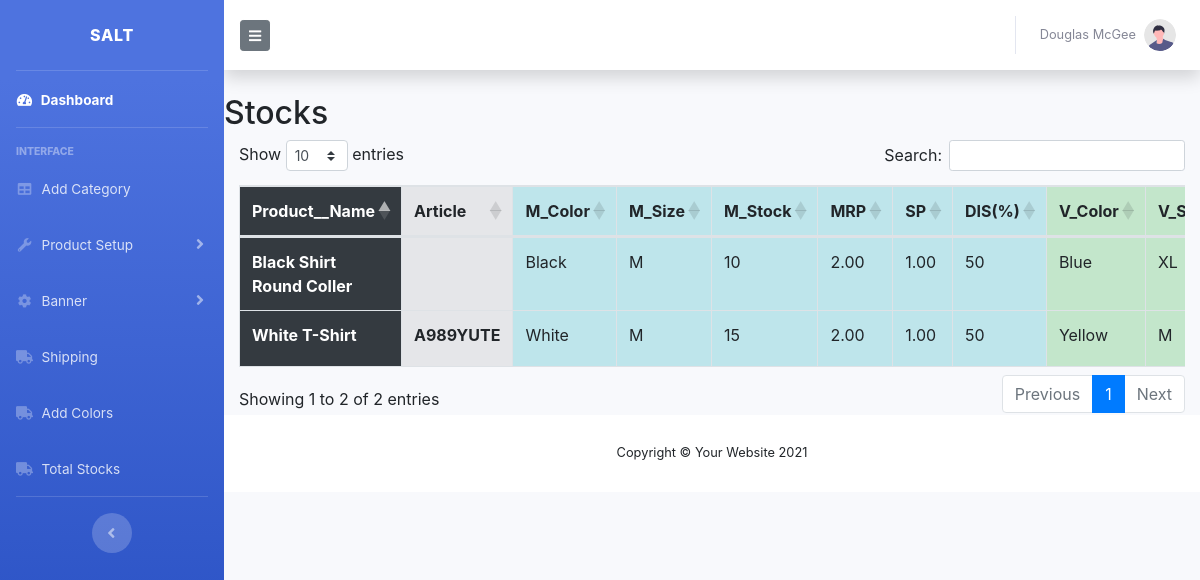
The app's page /show-stocks, older data.
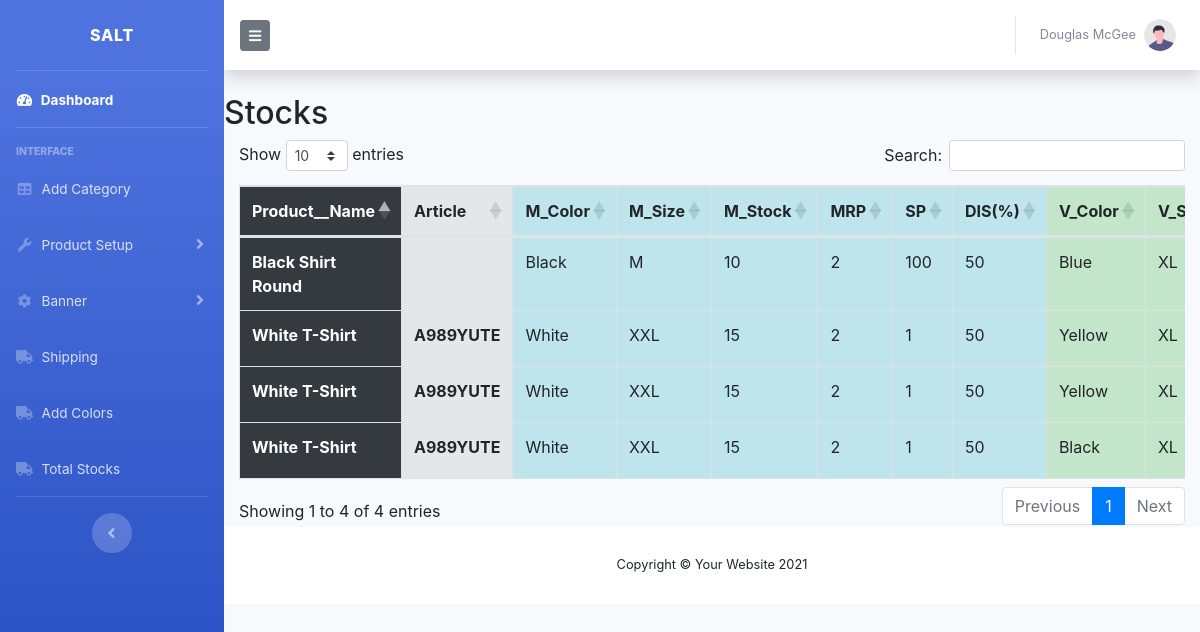
The same page, newer data.
### tables this page shows
CREATE TABLE `tbl_product_variation` (
  `variant_id` int(11) NOT NULL,
  `product_id` int(11) NOT NULL,
  `variation_uuid` varchar(255) NOT NULL,
  `product_uuid` varchar(255) NOT NULL,
  `product_size` varchar(255) NOT NULL,
  `product_size_name` varchar(255) NOT NULL,
  `product_color` varchar(255) NOT NULL,
  `product_color_name` varchar(255) NOT NULL,
  `product_mrp` int(6) NOT NULL,
  `product_selling_price` int(6) NOT NULL,
  `discount_percentage` int(2) NOT NULL,
  `product_quantity` int(11) NOT NULL,
  `created_at` timestamp(6) NOT NULL DEFAULT current_timestamp(6) ON UPDATE current_timestamp(6),
  `isDeleted` int(2) NOT NULL,
  `isActive` int(2) NOT NULL DEFAULT 1,
  `status` int(2) NOT NULL DEFAULT 1
);

CREATE TABLE `tbl_main_product` (
  `product_id` int(12) NOT NULL,
  `product_uuid` varchar(255) NOT NULL,
  `product_name` varchar(255) NOT NULL,
  `slug_product` varchar(255) NOT NULL,
  `brand_name` varchar(25) NOT NULL,
  `article_no` varchar(100) NOT NULL,
  `parent_cat_id` int(2) NOT NULL,
  `child_cat_id` int(2) NOT NULL,
  `slug_cat_child` varchar(255) DEFAULT NULL,
  `product_main_image` varchar(255) NOT NULL,
  `product_short_description` varchar(255) NOT NULL,
  `product_long_description` varchar(255) NOT NULL,
  `product_size` varchar(255) NOT NULL,
  `product_size_name` varchar(255) NOT NULL,
  `product_color` varchar(255) NOT NULL,
  `product_color_name` varchar(255) NOT NULL,
  `product_quantity` int(100) NOT NULL,
  `product_mrp` int(6) NOT NULL,
  `product_selling_price` int(6) NOT NULL,
  `discount_percentage` int(2) NOT NULL,
  `created_at` timestamp(6) NOT NULL DEFAULT current_timestamp(6) ON UPDATE current_timestamp(6),
  `updated_at` timestamp(6) NOT NULL DEFAULT '0000-00-00 00:00:00.000000',
  `status` int(2) NOT NULL DEFAULT 1,
  `isActive` int(2) NOT NULL DEFAULT 1
);

### application/controllers/Admin/Admin_Controller.php (called while the page is built, shortened)
<?php
class Admin_Controller extends CI_Controller {
	function __construct() {
		$this->load->helper('url');
        $this->load->model('Admin_model');
	}
	public function show_total_stocks(){
		$data['total_stocks'] = $this->Admin_model->total_stocks();
		$this->load->view('admin/header');
		$this->load->view('admin/side_nav');
		$this->load->view('admin/top_nav');
		$this->load->view('admin/total_stocks', $data);
		$this->load->view('admin/footer');
	}
}

### index.php (called while the page is built, shortened)
<?php
require_once BASEPATH.'core/CodeIgniter.php';

### application/models/Admin_model.php (called while the page is built, shortened)
<?php
 class Admin_Model extends CI_Model{
    public function total_stocks()
    {
        $query = "SELECT
                    mp.product_uuid,
                    mp.product_name,
                    mp.article_no,
                    pv.variation_uuid,
                    (mp.product_color_name) AS main_color,
                    (mp.product_size_name) As main_size,
                    (mp.product_quantity) AS main_stocks,
                    (mp.product_mrp) AS main_mrp,
                    (mp.product_selling_price) AS main_sp,
                    (mp.discount_percentage) AS main_discount,
                    (pv.product_color_name)AS color_v,
                    (pv.product_size_name) As size_v,
                    (pv.product_quantity) AS stocks_v,
                    (pv.product_mrp) AS mrp_v,
                    (pv.product_selling_price) AS sp_v,
                    (pv.discount_percentage) AS discount_v
                    FROM tbl_main_product AS mp INNER JOIN
                    tbl_product_variation AS pv
                    ON mp.product_uuid = pv.product_uuid";
        $q = $this->db->query($query);
        if ($q->num_rows() > 0) {
            return $q->result_array();
        }
        else {
            return NULL;
        }
    }
}

### application/views/admin/total_stocks.php (the view, shortened to what this page needs)
<!DOCTYPE html>
<html lang="en">
<head>
    <h2>Stocks</h2>
    <link rel="stylesheet" href="https://cdnjs.cloudflare.com/ajax/libs/twitter-bootstrap/4.5.2/css/bootstrap.css">
    <link rel="stylesheet" href="https://cdn.datatables.net/1.13.4/css/dataTables.bootstrap4.min.css">
</head>
<body>
<div class='container-fluid'>
<div class="table-responsive">
<table class="table  table-bordered"  id="example" style="width:100%">
  <thead>
    <tr>
      <th scope="col" class="table-dark">Product__Name</th>
      <th scope="col" class="table-active">Article</th>
      <th scope="col" class='table-info'>M_Color</th>
      <th scope="col" class='table-info'>M_Size</th>
      <th scope="col" class='table-info'>M_Stock</th>
      <th scope="col" class='table-info'>MRP</th>
      <th scope="col" class='table-info'>SP</th>
      <th scope="col" class='table-info'>DIS(%)</th>
      <th scope="col" class='table-success'>V_Color</th>
      <th scope="col" class='table-success'>V_Size</th>
    </tr>
  </thead>
  <tbody>
  <?php
    if(isset($total_stocks)){
        foreach($total_stocks as $stock):
    ?>
    <tr>
      <th scope="row" class="table-dark"><?= $stock['product_name']; ?></th>
      <th scope="row" class="table-active"><?= $stock['article_no']; ?></th>
      <td class='table-info'><?= $stock['main_color']; ?></td>
      <td class='table-info'><?= $stock['main_size']; ?></td>
      <td class='table-info'><?= $stock['main_stocks']; ?></td>
      <td class='table-info'><?= $stock['main_mrp']; ?></td>
      <td class='table-info'><?= $stock['main_sp']; ?></td>
      <td class='table-info'><?= $stock['main_discount']; ?></td>
      <td class='table-success'><?= $stock['color_v']; ?></td>
      <td class='table-success'><?= $stock['size_v']; ?></td>
    </tr>
    <?php endforeach; } ?>
  </tbody>
</table>
</div>
</div>
</body>
</html>

### application/views/admin/header.php (shortened to what this page needs)
<!DOCTYPE html>
<html lang="en">
<head>
    <link rel="stylesheet" href="https://cdnjs.cloudflare.com/ajax/libs/font-awesome/5.15.3/css/all.min.css" />
    <link rel="stylesheet" href="https://cdnjs.cloudflare.com/ajax/libs/font-awesome/5.15.3/css/fontawesome.min.css" />
    <link href="<?= base_url('assets/vendor/fontawesome-free/css/all.min.css'); ?>" rel="stylesheet" type="text/css">
    <link href="<?= base_url('assets/css/sb-admin-2.min.css'); ?>" rel="stylesheet">
</head>

### application/views/admin/side_nav.php (shortened to what this page needs)
<body id="page-top">
    <div id="wrapper">
        <div id="sideNav_menu" style="background-color:#224abe;">
        <ul class="navbar-nav bg-gradient-primary sidebar sidebar-dark accordion" id="accordionSidebar">
            <a class="sidebar-brand d-flex align-items-center justify-content-center"
            href="<?= base_url('/'); ?>">
                <div class="sidebar-brand-text mx-3">Salt</div>
            </a>
            <hr class="sidebar-divider my-0">
            <li class="nav-item active">
                <a class="nav-link" href="<?= base_url('admin'); ?>" >
                    <i class="fas fa-fw fa-tachometer-alt"></i>
                    <span>Dashboard</span></a>
            </li>
            <hr class="sidebar-divider">
            <div class="sidebar-heading">
                Interface
            </div>
            <li class="nav-item">
                <a class="nav-link" href="<?= base_url('add-categories'); ?>">
                    <i class="fas fa-fw fa-table"></i>
                    <span>Add Category</span>
                </a>
            </li>
            <li class="nav-item">
                <a class="nav-link collapsed" href="#" data-toggle="collapse" data-target="#collapseUtilities"
                    aria-expanded="true" aria-controls="collapseUtilities">
                    <i class="fas fa-fw fa-wrench"></i>
                    <span>Product Setup</span>
                </a>
            </li>
            <li class="nav-item">
                <a class="nav-link collapsed" href="#" data-toggle="collapse" data-target="#collapseTwo"
                    aria-expanded="true" aria-controls="collapseTwo">
                    <i class="fas fa-fw fa-cog"></i>
                    <span>Banner</span>
                </a>
            </li>
            <li class="nav-item">
                <a class="nav-link" href="<?= base_url('show-shipping'); ?>">
                <i class="fas fa-regular fa-truck"></i>
                    <span>Shipping</span>
                </a>
            </li>
            <li class="nav-item">
                <a class="nav-link" href="<?= base_url('show-stocks'); ?>">
                <i class="fas fa-regular fa-truck"></i>
                    <span>Add Colors</span>
                </a>
            </li>
            <li class="nav-item">
                <a class="nav-link" href="<?= base_url('show-stocks'); ?>">
                <i class="fas fa-regular fa-truck"></i>
                    <span>Total Stocks</span>
                </a>
            </li>
            <hr class="sidebar-divider d-none d-md-block">
            <div class="text-center d-none d-md-inline">
                <button class="rounded-circle border-0" id="sidebarToggle"></button>
            </div>
        </ul>
    </div>

### application/views/admin/top_nav.php (shortened to what this page needs)
<div id="content-wrapper" class="d-flex flex-column">
<div id="content">
<nav class="navbar navbar-expand navbar-light bg-white topbar mb-4 static-top shadow">
<button type="button" class="btn btn-secondary btn-sm" onclick='toggle()'><i class="fas fa-solid fa-bars"></i></button>
    <ul class="navbar-nav ml-auto">
        <li class="nav-item dropdown no-arrow">
            <a class="nav-link dropdown-toggle" href="#" id="userDropdown" role="button"
                data-toggle="dropdown" aria-haspopup="true" aria-expanded="false">
                <span class="mr-2 d-none d-lg-inline text-gray-600 small">Douglas McGee</span>
                <img class="img-profile rounded-circle"
                    src="<?= base_url('assets/img/undraw_profile.svg');?>">
            </a>
        </li>
    </ul>
</nav>

### application/views/admin/footer.php (shortened to what this page needs)
<footer class="sticky-footer bg-white">
                <div class="container my-auto">
                    <div class="copyright text-center my-auto">
                        <span>Copyright &copy; Your Website 2021</span>
                    </div>
                </div>
            </footer>
        </div>
    </div>
</body>
</html>

Row changes from the older to the newer data that the page shows:
changed tbl_product_variation "Blue": product.product_name "Black Shirt Round Coller" → "Black Shirt Round"; product.product_mrp "2.00" → "2"; product.product_selling_price "1.00" → "100"
changed tbl_product_variation (number 2 of 4 on the later page): product.product_size_name "M" → "XXL"; product.product_mrp "2.00" → "2"; product.product_selling_price "1.00" → "1"; product_size_name "M" → "XL"
added tbl_product_variation: product.product_name "White T-Shirt", product.article_no "A989YUTE", product.product_color_name "White", product.product_size_name "XXL", product.product_quantity "15", product.product_mrp "2", product.product_selling_price "1", product.discount_percentage "50", product_color_name "Yellow", product_size_name "XL"
added tbl_product_variation: product.product_name "White T-Shirt", product.article_no "A989YUTE", product.product_color_name "White", product.product_size_name "XXL", product.product_quantity "15", product.product_mrp "2", product.product_selling_price "1", product.discount_percentage "50", product_color_name "Black", product_size_name "XL"
Text that changed along with them:
text written by a page script: "Show entries Search: Showing 1 to 2 of 2 entries Previous 1 Next" → "Show entries Search: Showing 1 to 4 of 4 entries Previous 1 Next"
